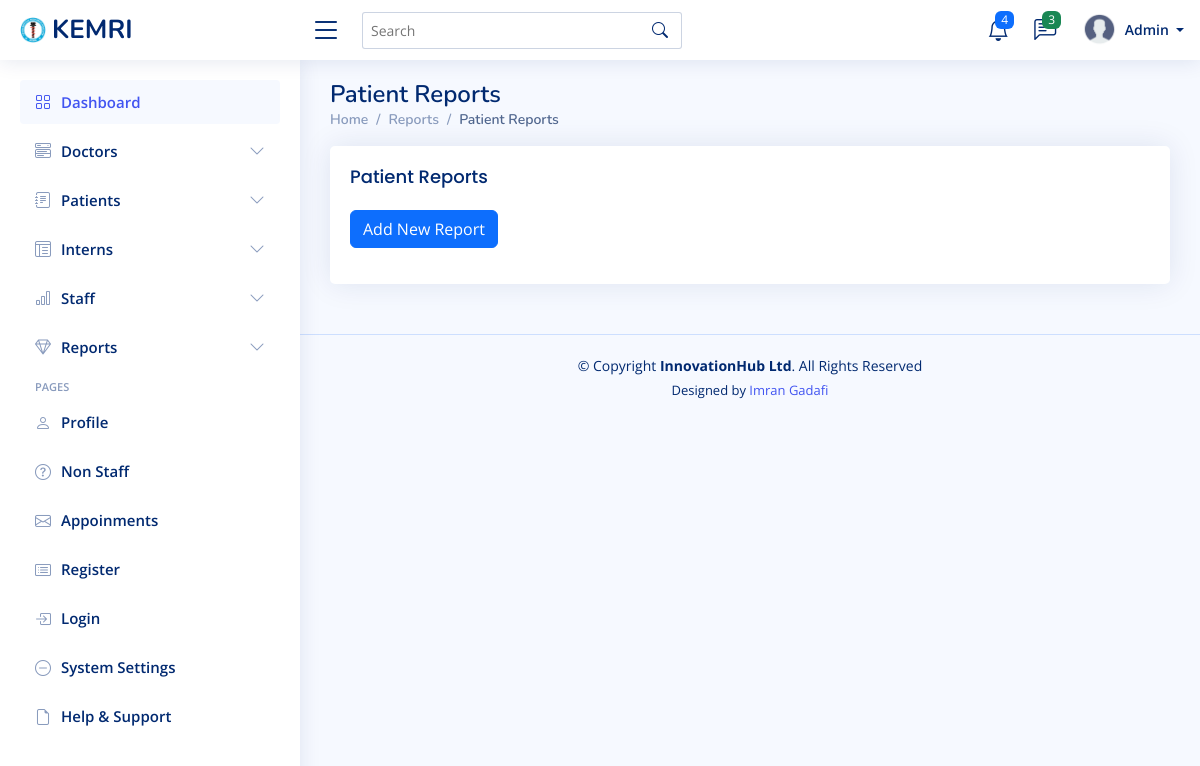
/reports/, run on an earlier commit of the app's database.
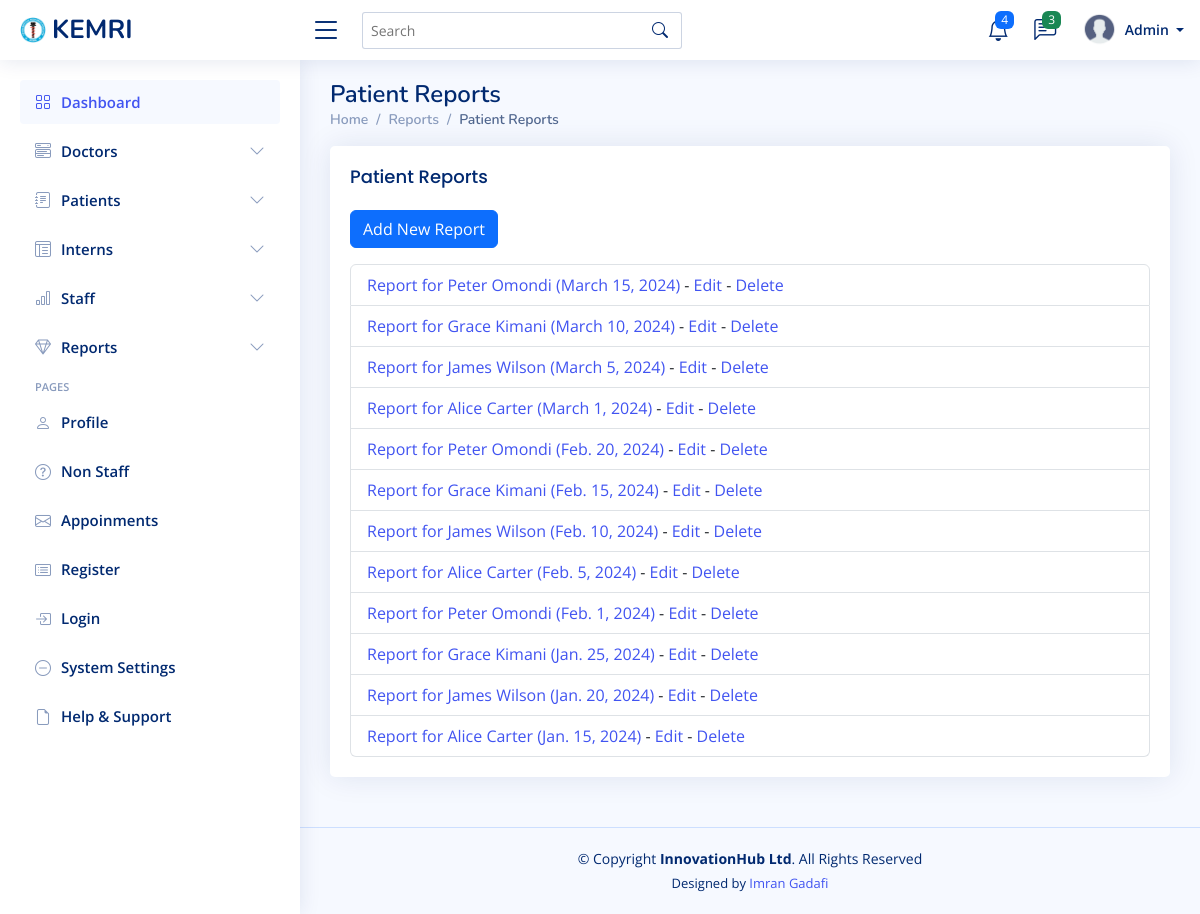
And on a later commit of the database.
### mtwapa_branch/models.py (models this page shows, shortened)
class Report(models.Model):
    patient = models.ForeignKey(Patient, on_delete=models.CASCADE)
    date = models.DateField()
    description = models.TextField()
    file = models.FileField(upload_to='reports/')

class Patient(models.Model):
    first_name = models.CharField(max_length=100)
    last_name = models.CharField(max_length=100)
    phone = models.CharField(max_length=100)
    gender = models.CharField(
        max_length=10,
        choices=[('Male', 'Male'), ('Female', 'Female'), ('Other', 'Other')],
        blank=True,
        null=True
    )
    email = models.EmailField(max_length=100 , blank=True, null=True )
    Identification_no= models.CharField(max_length=100 , blank=True, null=True)
    date_of_birth = models.DateField()
    address = models.TextField()
    emergency_contact_name = models.CharField(max_length=100)
    emergency_contact_number = models.CharField(max_length=15)
    blood_type = models.CharField(max_length=3, blank=True, null=True)
    allergies = models.TextField(blank=True, null=True)
    chronic_conditions = models.TextField(blank=True, null=True)
    medical_history = models.TextField(blank=True, null=True)
    insurance_provider = models.CharField(max_length=100, blank=True, null=True)
    profile_picture = models.ImageField(upload_to='patient_profiles/', blank=True, null=True)

### mtwapa_branch/views.py (the view)
# urls.py: path('reports/', views.report_list, name='report_list'),
def report_list(request):
    reports = Report.objects.all().order_by('-date')
    return render(request, 'report/report_list.html', {'reports': reports})

### templates/report/report_list.html
{% extends 'base/base.html' %}
{% block content %}
<div class="pagetitle">
    <h1>Patient Reports</h1>
    <nav>
        <ol class="breadcrumb">
            <li class="breadcrumb-item"><a href="{% url 'dashboard' %}">Home</a></li>
            <li class="breadcrumb-item"><a href="{% url 'report_list' %}">Reports</a></li>
            <li class="breadcrumb-item active">Patient Reports</li>
        </ol>
    </nav>
</div>
<section class="section">
    <div class="row">
        <div class="col-lg-12">
            <div class="card">
                <div class="card-body">
                    <h5 class="card-title">Patient Reports</h5>
                    <a href="{% url 'report_create' %}" class="btn btn-primary mb-3">Add New Report</a>
                    <ul class="list-group">
                        {% for report in reports %}
                        <li class="list-group-item">
                            <a href="{% url 'report_detail' report.pk %}">
                                Report for {{ report.patient.first_name }} {{ report.patient.last_name }} ({{ report.date }})
                            </a>
                            - <a href="{% url 'report_update' report.pk %}">Edit</a>
                            - <a href="{% url 'report_delete' report.pk %}">Delete</a>
                        </li>
                        {% endfor %}
                    </ul>
                </div>
            </div>
        </div>
    </div>
</section>
{% endblock %}

What changed in the data, as far as the page shows it:
added Report: patient.first_name "Peter", patient.last_name "Omondi", date "March 15, 2024"
added Report: patient.first_name "Grace", patient.last_name "Kimani", date "March 10, 2024"
added Report: patient.first_name "James", patient.last_name "Wilson", date "March 5, 2024"
added Report: patient.first_name "Alice", patient.last_name "Carter", date "March 1, 2024"
added Report: patient.first_name "Peter", patient.last_name "Omondi", date "Feb. 20, 2024"
added Report: patient.first_name "Grace", patient.last_name "Kimani", date "Feb. 15, 2024"
added Report: patient.first_name "James", patient.last_name "Wilson", date "Feb. 10, 2024"
added Report: patient.first_name "Alice", patient.last_name "Carter", date "Feb. 5, 2024"
added Report: patient.first_name "Peter", patient.last_name "Omondi", date "Feb. 1, 2024"
added Report: patient.first_name "Grace", patient.last_name "Kimani", date "Jan. 25, 2024"
added Report: patient.first_name "James", patient.last_name "Wilson", date "Jan. 20, 2024"
added Report: patient.first_name "Alice", patient.last_name "Carter", date "Jan. 15, 2024"
